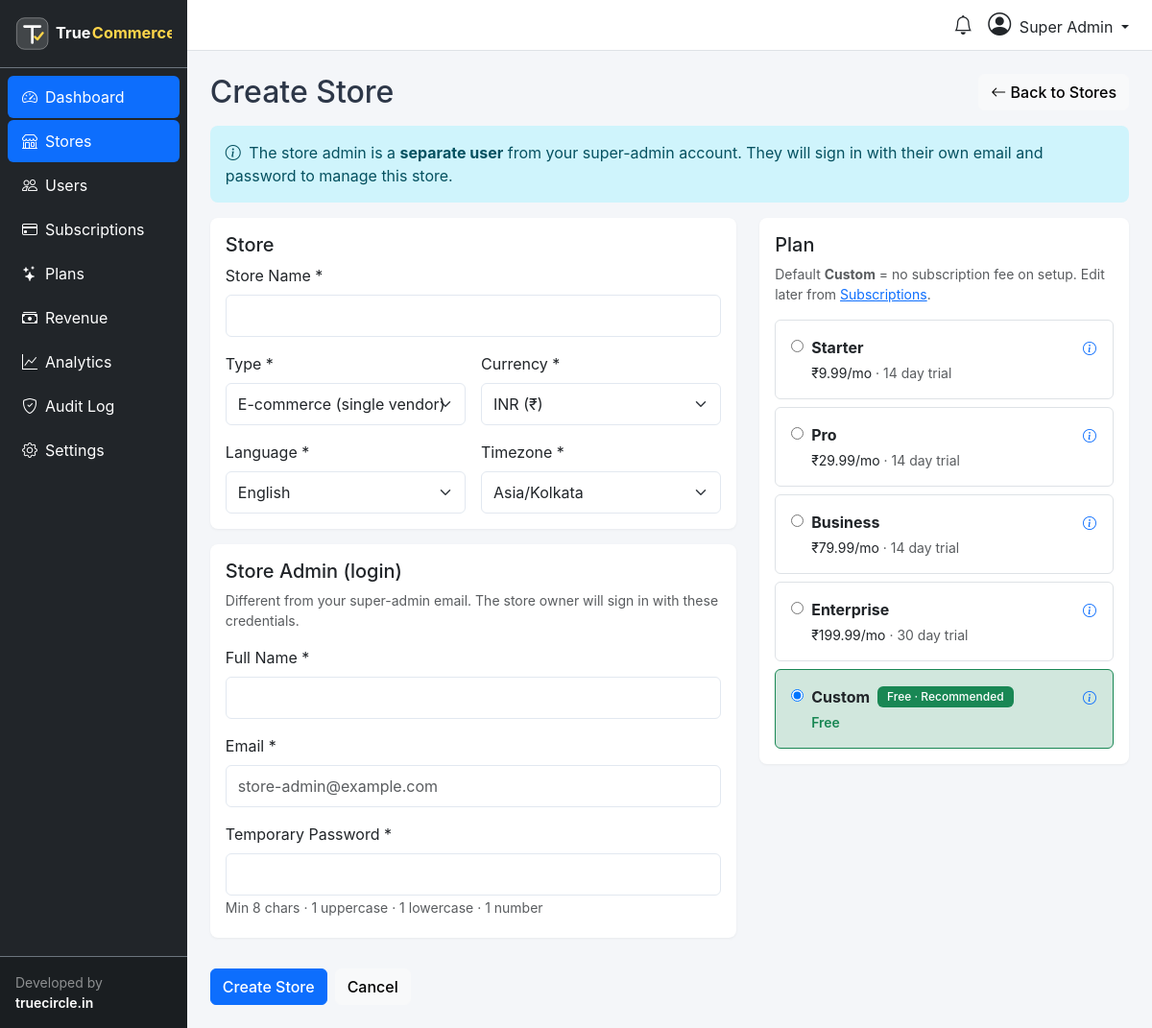
Page /admin/stores/create (signed in) on the committed database.
### tables this page shows
CREATE TABLE `users` (
  `id` INT UNSIGNED NOT NULL AUTO_INCREMENT,
  `name` VARCHAR(191) NOT NULL,
  `email` VARCHAR(191) NOT NULL,
  `password` VARCHAR(255) NOT NULL,
  `phone` VARCHAR(20) DEFAULT NULL,
  `avatar` VARCHAR(255) DEFAULT NULL,
  `role` ENUM('super_admin','store_owner','vendor','customer') NOT NULL DEFAULT 'customer',
  `status` ENUM('active','inactive','banned','pending') NOT NULL DEFAULT 'pending',
  `email_verified_at` TIMESTAMP NULL DEFAULT NULL,
  `email_verify_token` VARCHAR(100) DEFAULT NULL,
  `two_factor_secret` VARCHAR(255) DEFAULT NULL,
  `two_factor_enabled` TINYINT(1) NOT NULL DEFAULT 0,
  `two_factor_recovery_codes` TEXT DEFAULT NULL,
  `google_id` VARCHAR(100) DEFAULT NULL,
  `facebook_id` VARCHAR(100) DEFAULT NULL,
  `last_login_at` TIMESTAMP NULL DEFAULT NULL,
  `last_login_ip` VARCHAR(45) DEFAULT NULL,
  `remember_token` VARCHAR(100) DEFAULT NULL,
  `created_at` TIMESTAMP NOT NULL DEFAULT CURRENT_TIMESTAMP,
  `updated_at` TIMESTAMP NOT NULL DEFAULT CURRENT_TIMESTAMP ON UPDATE CURRENT_TIMESTAMP,
  PRIMARY KEY (`id`),
  UNIQUE KEY `users_email_unique` (`email`),
  KEY `idx_users_role` (`role`),
  KEY `idx_users_status` (`status`)
);

CREATE TABLE `plans` (
  `id` INT UNSIGNED NOT NULL AUTO_INCREMENT,
  `name` VARCHAR(100) NOT NULL,
  `slug` VARCHAR(100) NOT NULL,
  `description` TEXT DEFAULT NULL,
  `price_monthly` DECIMAL(10,2) NOT NULL DEFAULT 0.00,
  `price_yearly` DECIMAL(10,2) NOT NULL DEFAULT 0.00,
  `currency` VARCHAR(3) NOT NULL DEFAULT 'INR',
  `trial_days` INT NOT NULL DEFAULT 0,
  `products_limit` INT DEFAULT NULL COMMENT 'NULL = unlimited',
  `vendors_limit` INT DEFAULT NULL,
  `storage_limit_mb` INT DEFAULT NULL,
  `orders_limit` INT DEFAULT NULL,
  `staff_limit` INT DEFAULT NULL,
  `custom_domain` TINYINT(1) NOT NULL DEFAULT 0,
  `analytics` TINYINT(1) NOT NULL DEFAULT 0,
  `api_access` TINYINT(1) NOT NULL DEFAULT 0,
  `marketplace_enabled` TINYINT(1) NOT NULL DEFAULT 0,
  `priority_support` TINYINT(1) NOT NULL DEFAULT 0,
  `stripe_price_id_monthly` VARCHAR(100) DEFAULT NULL,
  `stripe_price_id_yearly` VARCHAR(100) DEFAULT NULL,
  `razorpay_plan_id_monthly` VARCHAR(100) DEFAULT NULL,
  `razorpay_plan_id_yearly` VARCHAR(100) DEFAULT NULL,
  `is_active` TINYINT(1) NOT NULL DEFAULT 1,
  `sort_order` INT NOT NULL DEFAULT 0,
  `features` JSON DEFAULT NULL,
  `created_at` TIMESTAMP NOT NULL DEFAULT CURRENT_TIMESTAMP,
  `updated_at` TIMESTAMP NOT NULL DEFAULT CURRENT_TIMESTAMP ON UPDATE CURRENT_TIMESTAMP,
  PRIMARY KEY (`id`),
  UNIQUE KEY `plans_slug_unique` (`slug`)
);

### app/Views/superadmin/stores/create.php (the view, shortened to what the rows shown need)
<div class="d-flex justify-content-between align-items-center mb-3">
    <h2 class="mb-0">Create Store</h2>
    <a href="/admin/stores" class="btn btn-light"><i class="bi bi-arrow-left"></i> Back to Stores</a>
</div>
<div class="alert alert-info">
    <i class="bi bi-info-circle me-1"></i>
    The store admin is a <strong>separate user</strong> from your super-admin account.
    They will sign in with their own email and password to manage this store.
</div>
<form method="POST" action="/admin/stores"><?= csrf_field() ?>
    <div class="row g-4">
        <div class="col-lg-7">
            <div class="card mb-3">
                <div class="card-body">
                    <h5 class="card-title">Store</h5>
                    <div class="mb-3">
                        <label class="form-label">Store Name *</label>
                        <input name="store_name" class="form-control" required value="<?= e(old('store_name')) ?>">
                    </div>
                    <div class="row g-3">
                        <div class="col-md-6">
                            <label class="form-label">Type *</label>
                            <select name="type" class="form-select" required>
                                <option value="ecommerce">E-commerce (single vendor)</option>
                            </select>
                        </div>
                        <div class="col-md-6">
                            <label class="form-label">Currency *</label>
                            <select name="currency" class="form-select" required>
                                <?php foreach (['INR'=>'INR (₹)','USD'=>'USD ($)','EUR'=>'EUR (€)','AED'=>'AED'] as $code => $label): ?>
                                    <option value="<?= $code ?>" <?= $code === 'INR' ? 'selected' : '' ?>><?= e($label) ?></option>
                                <?php endforeach; ?>
                            </select>
                        </div>
                        <div class="col-md-6">
                            <label class="form-label">Language *</label>
                            <select name="language" class="form-select" required>
                                <option value="en">English</option>
                            </select>
                        </div>
                        <div class="col-md-6">
                            <label class="form-label">Timezone *</label>
                            <select name="timezone" class="form-select" required>
                                <?php foreach (timezone_identifiers_list() as $tz): ?>
                                    <option value="<?= $tz ?>" <?= $tz === 'Asia/Kolkata' ? 'selected' : '' ?>><?= $tz ?></option>
                                <?php endforeach; ?>
                            </select>
                        </div>
                    </div>
                </div>
            </div>
            <div class="card mb-3">
                <div class="card-body">
                    <h5 class="card-title">Store Admin (login)</h5>
                    <p class="text-muted small">Different from your super-admin email. The store owner will sign in with these credentials.</p>
                    <div class="mb-3">
                        <label class="form-label">Full Name *</label>
                        <input name="admin_name" class="form-control" required value="<?= e(old('admin_name')) ?>">
                    </div>
                    <div class="mb-3">
                        <label class="form-label">Email *</label>
                        <input type="email" name="admin_email" class="form-control" required value="<?= e(old('admin_email')) ?>" placeholder="store-admin@example.com">
                    </div>
                    <div class="mb-1">
                        <label class="form-label">Temporary Password *</label>
                        <input type="text" name="admin_password" class="form-control" required minlength="8"
                               pattern="(?=.*[a-z])(?=.*[A-Z])(?=.*\d).{8,}"
                               title="At least 8 characters with uppercase, lowercase and a number">
                        <small class="text-muted">Min 8 chars · 1 uppercase · 1 lowercase · 1 number</small>
                    </div>
                </div>
            </div>
        </div>
        <div class="col-lg-5">
            <div class="card">
                <div class="card-body">
                    <h5 class="card-title">Plan</h5>
                    <p class="text-muted small mb-3">Default <strong>Custom</strong> = no subscription fee on setup. Edit later from <a href="/admin/subscriptions">Subscriptions</a>.</p>
                    <div class="d-flex flex-column gap-2">
                        <?php foreach ($plans as $plan):
                            $isCustom = $plan['slug'] === 'custom';
                            $checked  = $isCustom;
                        ?>
                            <label class="border rounded p-3 plan-pick d-flex align-items-start <?= $isCustom ? 'border-success bg-success-subtle' : '' ?>" style="cursor: pointer;">
                                <input type="radio" name="plan_id" value="<?= (int)$plan['id'] ?>" required <?= $checked ? 'checked' : '' ?> class="mt-1 me-2">
                                <div class="flex-grow-1">
                                    <div class="d-flex align-items-center gap-2">
                                        <strong><?= e($plan['name']) ?></strong>
                                        <?php if ($isCustom): ?>
                                            <span class="badge bg-success">Free · Recommended</span>
                                        <?php endif; ?>
                                        <button type="button" class="btn btn-sm btn-link p-0 ms-auto"
                                                data-bs-toggle="modal"
                                                data-bs-target="#planInfo-<?= (int)$plan['id'] ?>"
                                                title="View plan details">
                                            <i class="bi bi-info-circle"></i>
                                        </button>
                                    </div>
                                    <div class="small mt-1">
                                        <?php if ((float)$plan['price_monthly'] === 0.0): ?>
                                            <span class="text-success fw-semibold">Free</span>
                                        <?php else: ?>
                                            <?= money($plan['price_monthly']) ?>/mo
                                        <?php endif; ?>
                                        <?php if ((int)$plan['trial_days'] > 0): ?>
                                            <span class="text-muted">· <?= (int)$plan['trial_days'] ?> day trial</span>
                                        <?php endif; ?>
                                    </div>
                                </div>
                            </label>
                        <?php endforeach; ?>
                    </div>
                </div>
            </div>
        </div>
    </div>
    <div class="d-flex gap-2 mt-3">
        <button type="submit" class="btn btn-primary">Create Store</button>
        <a href="/admin/stores" class="btn btn-light">Cancel</a>
    </div>
</form>

### core/Router.php (shortened to what the rows shown need)
<?php
class Router {
    private array $routes = [];
    private string $prefix = '';
    private array $groupMiddleware = [];
    public function group(array $options, callable $callback): void {
        $prevPrefix     = $this->prefix;
        $prevMiddleware = $this->groupMiddleware;
        $this->prefix           .= $options['prefix'] ?? '';
        $this->groupMiddleware   = array_merge($this->groupMiddleware, $options['middleware'] ?? []);
        $this->prefix          = $prevPrefix;
        $this->groupMiddleware = $prevMiddleware;
    }
    private function addRoute(string $method, string $path, $handler, string $name): self {
        $fullPath = rtrim($this->prefix . $path, '/') ?: '/';
        $pattern  = $this->compilePattern($fullPath);
        $route = [
            'method'     => $method,
            'path'       => $fullPath,
            'pattern'    => $pattern,
            'handler'    => $handler,
            'middleware' => $this->groupMiddleware,
            'name'       => $name,
        ];
        $this->routes[] = $route;
        return $this;
    }
    private function compilePattern(string $path): string {
        $pattern = preg_replace('/\{([a-zA-Z_][a-zA-Z0-9_]*)\}/', '([^/]+)', $path);
        $pattern = preg_replace('/\{([a-zA-Z_][a-zA-Z0-9_]*)\?\}/', '?([^/]*)?', $pattern);
        return '#^' . $pattern . '$#';
    }
    public function dispatch(string $method, string $uri): void {
        $uri = strtok($uri, '?');
        $uri = rtrim($uri, '/') ?: '/';
        $method = strtoupper($method);
        foreach ($this->routes as $route) {
            if ($route['method'] !== $method && $route['method'] !== 'ANY') {
                continue;
            }
            if (preg_match($route['pattern'], $uri, $matches)) {
                array_shift($matches);
                $params = array_values(array_filter($matches, fn($v) => $v !== ''));
                $this->runMiddleware($route['middleware'], function() use ($route, $params) {
                    $this->callHandler($route['handler'], $params);
                });
                return;
            }
        }
    }
    private function runMiddleware(array $middleware, callable $final): void {
        $chain = array_reverse($middleware);
        $next  = $final;
        foreach ($chain as $mw) {
            $next = function() use ($mw, $next) {
                $instance = new $mw();
                $instance->handle($next);
            };
        }
        $next();
    }
    private function callHandler($handler, array $params): void {
        if (is_string($handler)) {
            [$class, $method] = explode('@', $handler);
            $controller = new $class();
            call_user_func_array([$controller, $method], $params);
            return;
        }
        throw new RuntimeException("Invalid route handler");
    }
}

### app/Views/partials/topbar.php (shortened to what the rows shown need)
<?php $u = auth(); $isImpersonating = ($u['role'] ?? '') === 'super_admin' && Session::get('super_admin_active_store_id'); ?>
<nav class="navbar navbar-light bg-white border-bottom px-4">
    <div class="d-flex w-100 justify-content-between align-items-center">
        <div class="d-flex align-items-center gap-3">
            <a href="/dashboard/notifications" class="text-dark position-relative">
                <i class="bi bi-bell fs-5"></i>
            </a>
            <div class="dropdown">
                <a class="dropdown-toggle text-dark text-decoration-none" data-bs-toggle="dropdown" href="#">
                    <?php if (!empty($u['avatar'])): ?>
                        <img src="<?= e($u['avatar']) ?>" class="rounded-circle me-2" width="32" height="32">
                    <?php else: ?>
                        <i class="bi bi-person-circle fs-4 me-1"></i>
                    <?php endif; ?>
                    <?= e($u['name']) ?>
                </a>
            </div>
        </div>
    </div>
</nav>

### rows in the picture
users: role "super_admin" (drawn), name "Super Admin"
plans: slug "☐ Starter ₹9.99/mo · 14 day tria", name "Starter", price_monthly "₹9.99", trial_days "14"
plans: slug "☐ Pro ₹29.99/mo · 14 day trial", name "Pro", price_monthly "₹29.99", trial_days "14"
plans: slug "☐ Business ₹79.99/mo · 14 day tr", name "Business", price_monthly "₹79.99", trial_days "14"
plans: slug "☐ Enterprise ₹199.99/mo · 30 day", name "Enterprise", price_monthly "₹199.99", trial_days "30"
plans: slug "☑ Custom Free · Recommended Free", name "Custom", price_monthly "Free"

### other values in the picture
form field currency "INR (₹)"
form field timezone "Asia/Kolkata"
